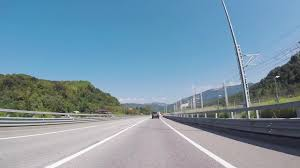
#> input picture images.jpeg, 300 x 168 px; its folder holds only this picture in this run
$ python -i lane_detection_old.py   (imports and definitions only)   (older library calls are emulated)
#> lines starting #> are read from the running program, lines starting #| are printed output that depends on the picture; after the words box and inside, x2 and y2 are one past the last pixel; in counts of white or black regions, pixels touching at a corner belong together
### Utility Functions
import cv2
import numpy as np
import matplotlib.pyplot as plt
import matplotlib.image as mpimg
import glob
import os
import pickle
import re
from math import cos,sin
from timeit import default_timer as timer

# [4 lines not run here, left out]

IMG_SHAPE = (720, 1280)


# [120 lines left out: functions tryint, alphanum_key, undistort, get_roi, warp_image, preprocess_image, not called in this run]

def binary_threshold(img, low, high):
    if len(img.shape) == 2:
        output = np.zeros_like(img)
        mask = (img >= low) & (img <= high)

    elif len(img.shape) == 3:
        output = np.zeros_like(img[:,:,0])
        mask = (img[:,:,0] >= low[0]) & (img[:,:,0] <= high[0]) \
            & (img[:,:,1] >= low[1]) & (img[:,:,1] <= high[1]) \
            & (img[:,:,2] >= low[2]) & (img[:,:,2] <= high[2])

    output[mask] = 1
    return output

def get_binary_image(img, visualise=False):
    """
    Generate a thresholded binary image using transforms from an ensemble of color spaces:
    LAB (Yellow), HSV (Yellow + White), HLS (Yellow + White), RGB (White) and
    Adaptive Thresholding ()
    :param img (ndarray): Warped image
    :param visualise (boolean): Boolean flag for visualisation
    :return (ndarray): Thresholded binary image
    """
#> called with visualise = False

    ### LAB color space
    lab = cv2.cvtColor(img, cv2.COLOR_RGB2LAB)
#> lab: shape (168, 300, 3); mean of channels 0, 1, 2 153.4, 124.3, 116.3
    L = lab[:,:,0]
    L_max, L_mean = np.max(L), np.mean(L)
#> L_max = 255; L_mean = 153.4
    B = lab[:,:,2]
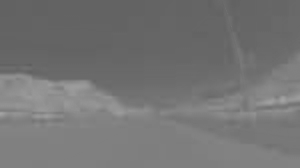
#> B: shape (168, 300); min 94, max 164, mean 116.3
    B_max, B_mean = np.max(B), np.mean(B)
#> B_max = 164; B_mean = 116.3

    # YELLOW
    L_adapt_yellow = max(80, int(L_max * 0.45))
#> L_adapt_yellow = 114
    B_adapt_yellow =  max(int(B_max * 0.70), int(B_mean * 1.2))
#> B_adapt_yellow = 139
    lab_low_yellow = np.array((L_adapt_yellow, 120, B_adapt_yellow))
#> lab_low_yellow = [114, 120, 139]
    lab_high_yellow = np.array((255, 145, 255))

    lab_yellow = binary_threshold(lab, lab_low_yellow, lab_high_yellow)
#> in binary_threshold, `mask = (img[:,:,0] >= low[0]) & (img[:,:,0] <= high[0]) \ & (img[:,:,1..`: mask: shape (168, 300) bool; 1.2% white in thin lines or dots, all inside (x1, y1, x2, y2) = (0, 77, 299, 119)
    lab_binary =lab_yellow

    ### HSV color space
    hsv = cv2.cvtColor(img, cv2.COLOR_RGB2HSV)
#> hsv: shape (168, 300, 3); mean H, S, V 101.9, 75.8, 170.8
    H = hsv[:,:,0]
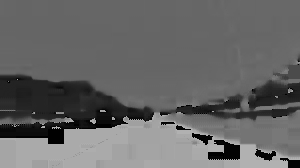
#> H: shape (168, 300); min 0, max 178, mean 101.9
    H_max, H_mean = np.max(H), np.mean(H)
#> H_max = 178; H_mean = 101.9
    S = hsv[:,:,1]
    S_max, S_mean = np.max(S), np.mean(S)
#> S_max = 255; S_mean = 75.76
    V = hsv[:,:,2]
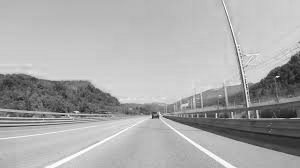
#> V: shape (168, 300); min 13, max 255, mean 170.8
    V_max, V_mean = np.max(V), np.mean(V)
#> V_max = 255; V_mean = 170.8

    # YELLOW
    S_adapt_yellow =  max(int(S_max * 0.25), int(S_mean * 1.75))
#> S_adapt_yellow = 132
    V_adapt_yellow =  max(50, int(V_mean * 1.25))
#> V_adapt_yellow = 213
    hsv_low_yellow = np.array((15, S_adapt_yellow, V_adapt_yellow))
#> hsv_low_yellow = [15, 132, 213]

    hsv_high_yellow = np.array((30, 255, 255))
    hsv_yellow = binary_threshold(hsv, hsv_low_yellow, hsv_high_yellow)
#> in binary_threshold (call 2), `mask = (img[:,:,0] >= low[0]) & (img[:,:,0] <= high[0]) \ & (img[:,:,1..`: mask: shape (168, 300) bool; every value is 0

    # WHITE
    V_adapt_white = max(150, int(V_max * 0.8),int(V_mean * 1.25))
#> V_adapt_white = 213
    hsv_low_white = np.array((0, 0, V_adapt_white))
#> hsv_low_white = [0, 0, 213]
    hsv_high_white = np.array((255, 40, 220))

    hsv_white = binary_threshold(hsv, hsv_low_white, hsv_high_white)
#> in binary_threshold (call 3), `mask = (img[:,:,0] >= low[0]) & (img[:,:,0] <= high[0]) \ & (img[:,:,1..`: mask: shape (168, 300) bool; 0.65% white in thin lines or dots, all inside (x1, y1, x2, y2) = (0, 50, 281, 168)

    hsv_binary = hsv_yellow | hsv_white

    ### HLS color space
    hls = cv2.cvtColor(img, cv2.COLOR_RGB2HLS)
#> hls: shape (168, 300, 3); mean of channels 0, 1, 2 101.9, 144.5, 69.3
    L = hls[:,:,1]
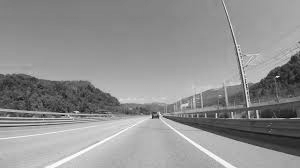
#> L: shape (168, 300); min 7, max 254, mean 144.5
    L_max, L_mean = np.max(L), np.mean(L)
#> L_max = 254; L_mean = 144.5
    S = hls[:,:,2]
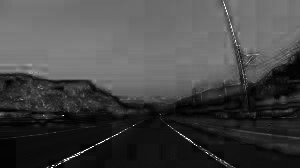
#> S: shape (168, 300); min 0, max 255, mean 69.3
    S_max, S_mean = np.max(S), np.mean(S)
#> S_mean = 69.29

    # YELLOW
    L_adapt_yellow = max(80, int(L_mean * 1.25))
#> L_adapt_yellow = 180
    S_adapt_yellow = max(int(S_max * 0.25), int(S_mean * 1.75))
#> S_adapt_yellow = 121
    hls_low_yellow = np.array((15, L_adapt_yellow, S_adapt_yellow))
#> hls_low_yellow = [15, 180, 121]
    hls_high_yellow = np.array((30, 255, 255))

    hls_yellow = binary_threshold(hls, hls_low_yellow, hls_high_yellow)

    # WHITE
    L_adapt_white =  max(160, int(L_max *0.8),int(L_mean * 1.25))
#> L_adapt_white = 203
    hls_low_white = np.array((0, L_adapt_white,  0))
#> hls_low_white = [0, 203, 0]
    hls_high_white = np.array((255, 255, 255))

    hls_white = binary_threshold(hls, hls_low_white, hls_high_white)
#> in binary_threshold (call 5), `mask = (img[:,:,0] >= low[0]) & (img[:,:,0] <= high[0]) \ & (img[:,:,1..`: mask: shape (168, 300) bool; 3% white; 108 white regions (105 under 20 px), largest, box (x1, y1, x2, y2) and area: (0, 116, 152, 168) 952, (160, 117, 237, 168) 276, (238, 51, 245, 79) 29

    hls_binary = hls_yellow | hls_white

    ### R color channel (WHITE)
    R = img[:,:,0]
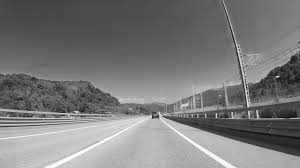
#> R: shape (168, 300); min 9, max 255, mean 122
    R_max, R_mean = np.max(R), np.mean(R)
#> R_max = 255; R_mean = 122

    R_low_white = min(max(150, int(R_max * 0.55), int(R_mean * 1.95)),230)
#> R_low_white = 230
    R_binary = binary_threshold(R, R_low_white, 255)
#> in binary_threshold (call 6), `mask = (img >= low) & (img <= high)`: mask: shape (168, 300) bool; 0.94% white in thin lines or dots, all inside (x1, y1, x2, y2) = (0, 76, 279, 168)

    ### Adaptive thresholding: Gaussian kernel
    # YELLOW

    adapt_yellow_S = cv2.adaptiveThreshold(hls[:,:,2], 1, \
                                                  cv2.ADAPTIVE_THRESH_GAUSSIAN_C, cv2.THRESH_BINARY, 161, -5)
#> adapt_yellow_S: shape (168, 300); values 0 (black) and 1 (white), 34% white; 156 white regions (131 under 20 px), largest, box (x1, y1, x2, y2) and area: (0, 24, 241, 102) 11147, (237, 8, 300, 85) 2652, (207, 127, 300, 154) 867
    adapt_yellow_B = cv2.adaptiveThreshold(lab[:,:,2], 1, \
                                                  cv2.ADAPTIVE_THRESH_GAUSSIAN_C, cv2.THRESH_BINARY, 161, -5)
#> adapt_yellow_B: shape (168, 300); values 0 (black) and 1 (white), 13.1% white; 24 white regions (15 under 20 px), largest, box (x1, y1, x2, y2) and area: (0, 74, 154, 120) 3819, (159, 93, 300, 120) 1264, (248, 80, 300, 110) 891
    adapt_yellow = adapt_yellow_S & adapt_yellow_B
#> adapt_yellow: shape (168, 300); values 0 (black) and 1 (white), 2.2% white; 81 white regions (71 under 20 px), largest, box (x1, y1, x2, y2) and area: (262, 94, 300, 105) 188, (0, 101, 32, 110) 120, (35, 99, 54, 112) 107

    # WHITE
    adapt_white_R = cv2.adaptiveThreshold(img[:,:,0], 1, \
                                                  cv2.ADAPTIVE_THRESH_GAUSSIAN_C, cv2.THRESH_BINARY, 161, -27)
#> adapt_white_R: shape (168, 300); values 0 (black) and 1 (white), 14.1% white; 80 white regions (64 under 20 px), largest, box (x1, y1, x2, y2) and area: (159, 112, 300, 168) 2112, (0, 116, 155, 168) 1754, (222, 0, 300, 108) 1269
    adapt_white_L = cv2.adaptiveThreshold(hsv[:,:,2], 1, \
                                                  cv2.ADAPTIVE_THRESH_GAUSSIAN_C, cv2.THRESH_BINARY, 161, -27)
#> adapt_white_L: shape (168, 300); values 0 (black) and 1 (white), 16.3% white; 103 white regions (91 under 20 px), largest, box (x1, y1, x2, y2) and area: (0, 56, 241, 103) 3093, (160, 116, 300, 168) 1663, (238, 32, 300, 107) 1477
    adapt_white = adapt_white_R & adapt_white_L
#> adapt_white: shape (168, 300); values 0 (black) and 1 (white), 11.1% white; 108 white regions (91 under 20 px), largest, box (x1, y1, x2, y2) and area: (160, 116, 300, 168) 1663, (0, 116, 152, 168) 1185, (238, 40, 300, 107) 995


    adapt_binary =  adapt_yellow | adapt_white
#> adapt_binary: shape (168, 300); values 0 (black) and 1 (white), 12.9% white; 155 white regions (134 under 20 px), largest, box (x1, y1, x2, y2) and area: (160, 116, 300, 168) 1663, (0, 116, 152, 168) 1185, (238, 40, 300, 107) 1157

    ### Ensemble Voting
    combined = np.asarray(R_binary + lab_binary + hls_binary + hsv_binary + adapt_binary, dtype=np.uint8)

    combined[combined < 3] = 0
    combined[combined >= 3] = 1
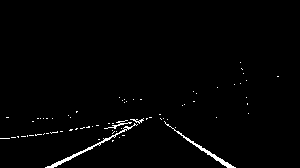
#> combined: shape (168, 300); values 0 (black) and 1 (white), 1.4% white in thin lines or dots, all inside (x1, y1, x2, y2) = (0, 62, 279, 168)


    return  combined
# [739 lines left out: functions get_poly_points, check_validity, polyfit_sliding_window, polyfit_adapt_search, compute_mppx, compute_offset_from_center and 10 more, not called in this run]

>>> import cv2
>>> picture = cv2.cvtColor(cv2.imread('../images.jpeg'), cv2.COLOR_BGR2RGB)
>>> result = get_binary_image(picture)

$ run again, on 225870.jpg
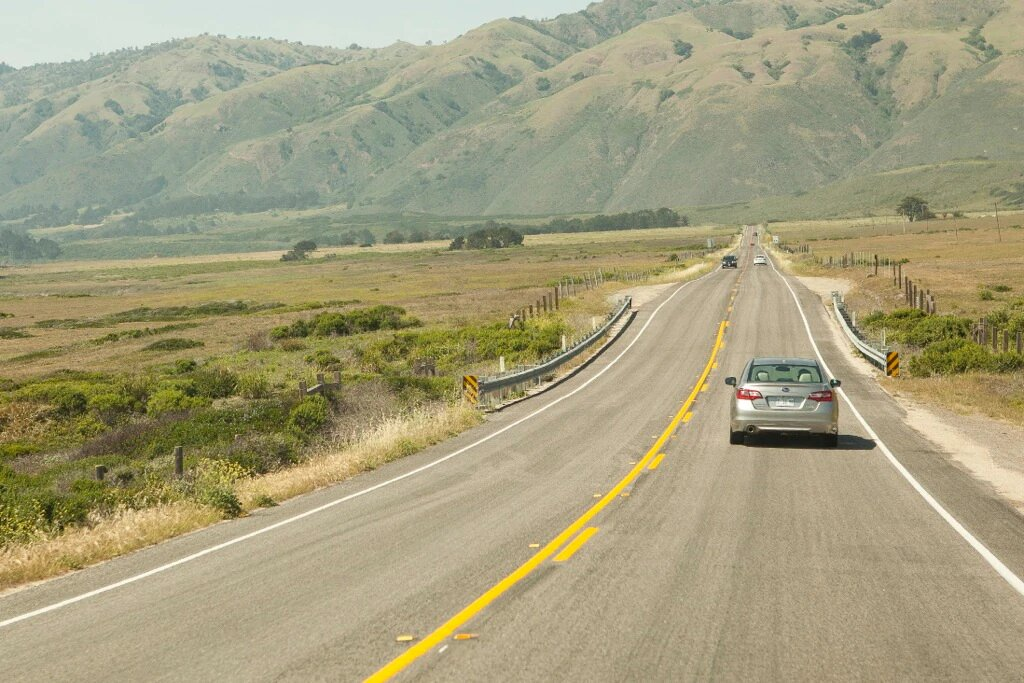
#> input picture 225870.jpg, 1024 x 683 px
#> lab: shape (683, 1024, 3); mean of channels 0, 1, 2 165.3, 125.1, 145.9
#> in get_binary_image, `L_max, L_mean = np.max(L), np.mean(L)`: L_max = 255; L_mean = 165.3
#> B_max = 218; B_mean = 145.9
#> in get_binary_image, `L_adapt_yellow = max(80, int(L_max * 0.45))`: L_adapt_yellow = 114
#> B_adapt_yellow = 175
#> lab_low_yellow = [114, 120, 175]
#> hsv: shape (683, 1024, 3); mean H, S, V 30.9, 67.3, 167.1
#> H_max = 179; H_mean = 30.91
#> in get_binary_image, `S_max, S_mean = np.max(S), np.mean(S)`: S_max = 255; S_mean = 67.25
#> V_max = 255; V_mean = 167.1
#> in get_binary_image, `S_adapt_yellow =  max(int(S_max * 0.25), int(S_mean * 1.75))`: S_adapt_yellow = 117
#> V_adapt_yellow = 208
#> hsv_low_yellow = [15, 117, 208]
#> in binary_threshold (call 2), `mask = (img[:,:,0] >= low[0]) & (img[:,:,0] <= high[0]) \ & (img[:,:,1..`:
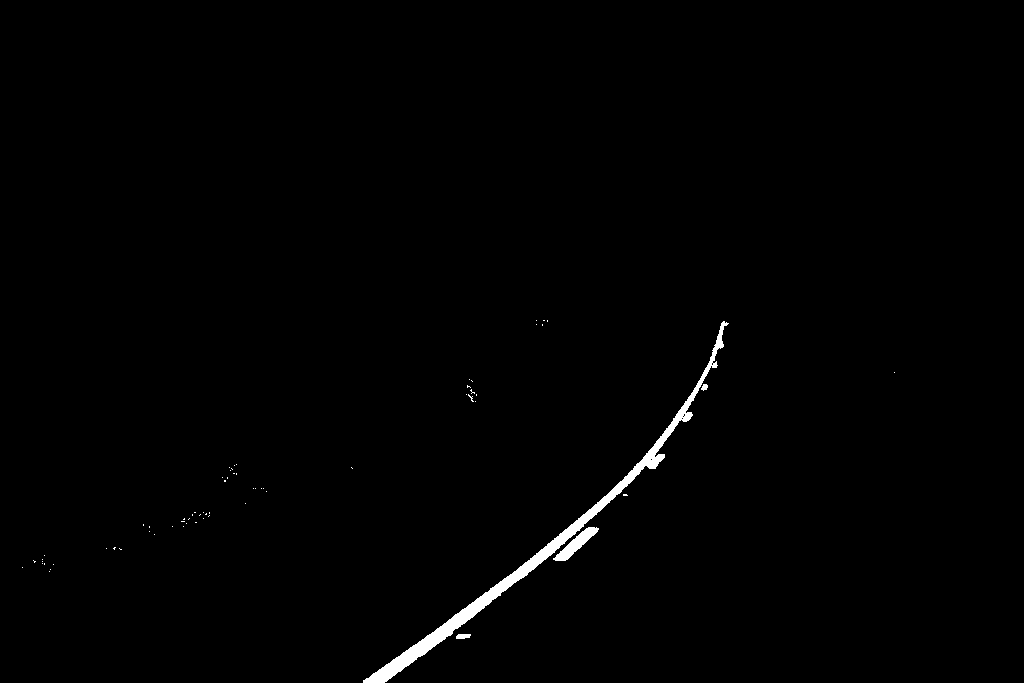
#> mask: shape (683, 1024) bool; 0.82% white; 68 white regions (64 under 20 px), largest, box (x1, y1, x2, y2) and area: (363, 321, 729, 683) 4956, (553, 527, 599, 561) 513, (456, 634, 471, 639) 64, (701, 384, 708, 391) 34
#> V_adapt_white = 208
#> hsv_low_white = [0, 0, 208]
#> hsv_binary: shape (683, 1024); values 0 (black) and 1 (white), 0.98% white; 684 white regions (679 under 20 px), largest, box (x1, y1, x2, y2) and area: (363, 321, 729, 683) 4956, (553, 527, 599, 561) 513, (456, 634, 471, 639) 64, (701, 384, 708, 391) 34, (763, 387, 776, 391) 30
#> hls: shape (683, 1024, 3); mean of channels 0, 1, 2 30.9, 146.3, 58.5
#> in get_binary_image, `L_max, L_mean = np.max(L), np.mean(L)`: L_mean = 146.3
#> in get_binary_image, `S_max, S_mean = np.max(S), np.mean(S)`: S_mean = 58.51
#> in get_binary_image, `L_adapt_yellow = max(80, int(L_mean * 1.25))`: L_adapt_yellow = 182
#> in get_binary_image, `S_adapt_yellow = max(int(S_max * 0.25), int(S_mean * 1.75))`: S_adapt_yellow = 102
#> hls_low_yellow = [15, 182, 102]
#> L_adapt_white = 204
#> hls_low_white = [0, 204, 0]
#> hls_binary: shape (683, 1024); values 0 (black) and 1 (white), 5.5% white; 657 white regions (603 under 20 px), largest, box (x1, y1, x2, y2) and area: (0, 0, 603, 69) 24098, (894, 397, 1024, 503) 3237, (0, 286, 683, 626) 2034
#> R_max = 255; R_mean = 164.1
#> R_low_white = 230
#> adapt_yellow_S: shape (683, 1024); values 0 (black) and 1 (white), 20.6% white; 5872 white regions (5536 under 20 px), largest, box (x1, y1, x2, y2) and area: (492, 0, 978, 130) 15837, (339, 225, 754, 385) 13229, (0, 375, 491, 597) 12596
#> adapt_yellow_B: shape (683, 1024); values 0 (black) and 1 (white), 7.7% white; 521 white regions (366 under 20 px), largest, box (x1, y1, x2, y2) and area: (395, 253, 724, 369) 6624, (363, 319, 732, 683) 5876, (0, 459, 248, 583) 4539
#> adapt_yellow: shape (683, 1024); values 0 (black) and 1 (white), 5.8% white; 901 white regions (736 under 20 px), largest, box (x1, y1, x2, y2) and area: (363, 319, 732, 683) 5818, (395, 310, 576, 367) 3192, (239, 375, 485, 507) 2810
#> adapt_white_R: shape (683, 1024); values 0 (black) and 1 (white), 7.1% white; 3306 white regions (3121 under 20 px), largest, box (x1, y1, x2, y2) and area: (362, 321, 729, 683) 4530, (233, 406, 435, 505) 3260, (0, 499, 192, 572) 2813
#> adapt_white_L: shape (683, 1024); values 0 (black) and 1 (white), 6.7% white; 3141 white regions (2974 under 20 px), largest, box (x1, y1, x2, y2) and area: (362, 321, 729, 683) 4526, (233, 406, 435, 505) 3255, (0, 499, 192, 572) 2803
#> adapt_binary: shape (683, 1024); values 0 (black) and 1 (white), 11% white; 2743 white regions (2525 under 20 px), largest, box (x1, y1, x2, y2) and area: (196, 372, 487, 509) 6733, (362, 319, 732, 683) 5844, (0, 481, 226, 597) 5012
#> in get_binary_image, `combined[combined >= 3] = 1`:
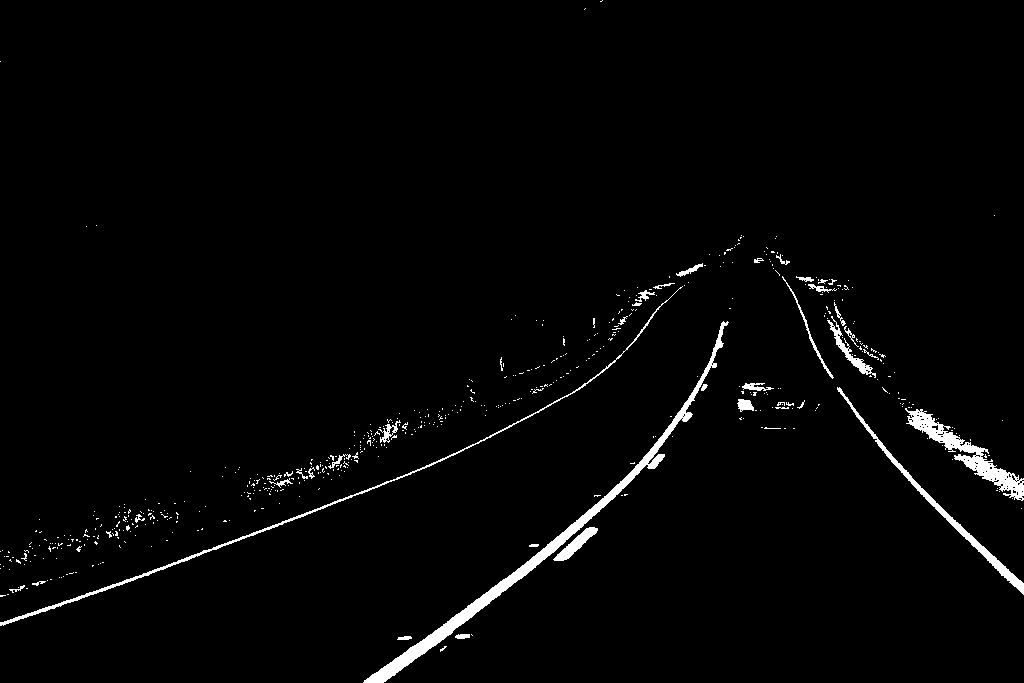
#> combined: shape (683, 1024); values 0 (black) and 1 (white), 2.1% white; 567 white regions (527 under 20 px), largest, box (x1, y1, x2, y2) and area: (363, 321, 729, 683) 4614, (905, 408, 1024, 501) 2199, (0, 286, 683, 626) 1790
